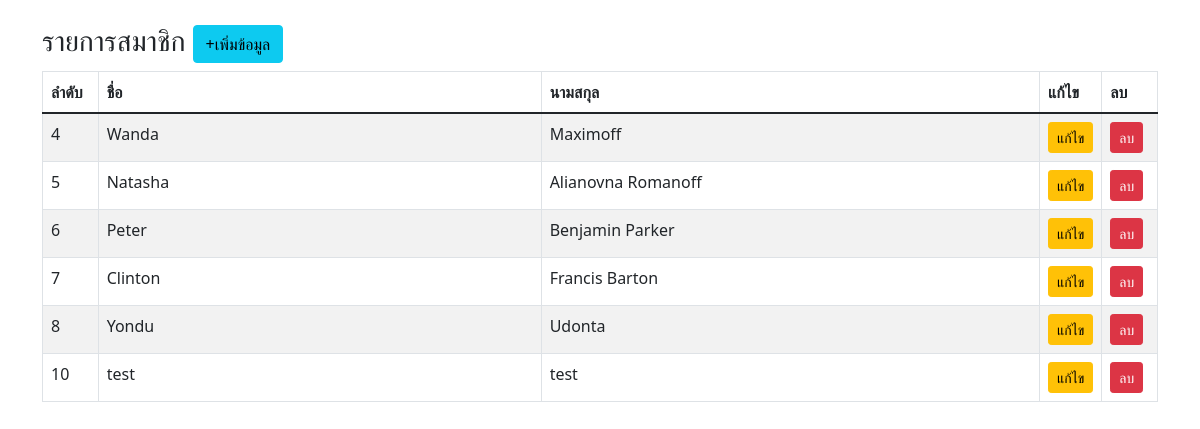
The page / on the database its author committed.
### tables this page shows
CREATE TABLE `tbl_member` (
  `id` int(11) NOT NULL,
  `name` varchar(50) NOT NULL,
  `surname` varchar(100) NOT NULL
);

### index.php (the view, shortened to what this page needs)
<!DOCTYPE html>
<html lang="en">
    <head>
        <link href="https://cdn.jsdelivr.net/npm/bootstrap@5.1.1/dist/css/bootstrap.min.css" rel="stylesheet">
    </head>
    <body>
        <div class="container">
            <div class="row">
                <div class="col-md-12"> <br>
                    <h3>รายการสมาชิก <a href="formAdd.php" class="btn btn-info">+เพิ่มข้อมูล</a> </h3>
                    <table class="table table-striped  table-hover table-responsive table-bordered">
                        <thead>
                            <tr>
                                <th width="5%">ลำดับ</th>
                                <th width="40%">ชื่อ</th>
                                <th width="45%">นามสกุล</th>
                                <th width="5%">แก้ไข</th>
                                <th width="5%">ลบ</th>
                            </tr>
                        </thead>
                        <tbody>
                            <?php
                            require_once 'connect.php';
                            $stmt = $conn->prepare("SELECT* FROM tbl_member");
                            $stmt->execute();
                            $result = $stmt->fetchAll();
                            foreach($result as $k) {
                            ?>
                            <tr>
                                <td><?= $k['id'];?></td>
                                <td><?= $k['name'];?></td>
                                <td><?= $k['surname'];?></td>
                                <td><a href="formEdit.php?id=<?= $k['id'];?>" class="btn btn-warning btn-sm">แก้ไข</a></td>
                                <td><a href="del.php?id=<?= $k['id'];?>" class="btn btn-danger btn-sm" onclick="return confirm('ยืนยันการลบข้อมูล !!');">ลบ</a></td>
                            </tr>
                            <?php } ?>
                        </tbody>
                    </table>
                </div>
            </div>
        </div>
    </body>
</html>

### rows shown on the page
tbl_member: id "4", name "Wanda", surname "Maximoff"
tbl_member: id "5", name "Natasha", surname "Alianovna Romanoff"
tbl_member: id "6", name "Peter", surname "Benjamin Parker"
tbl_member: id "7", name "Clinton", surname "Francis Barton"
tbl_member: id "8", name "Yondu", surname "Udonta"
tbl_member: id "10", name "test", surname "test"
